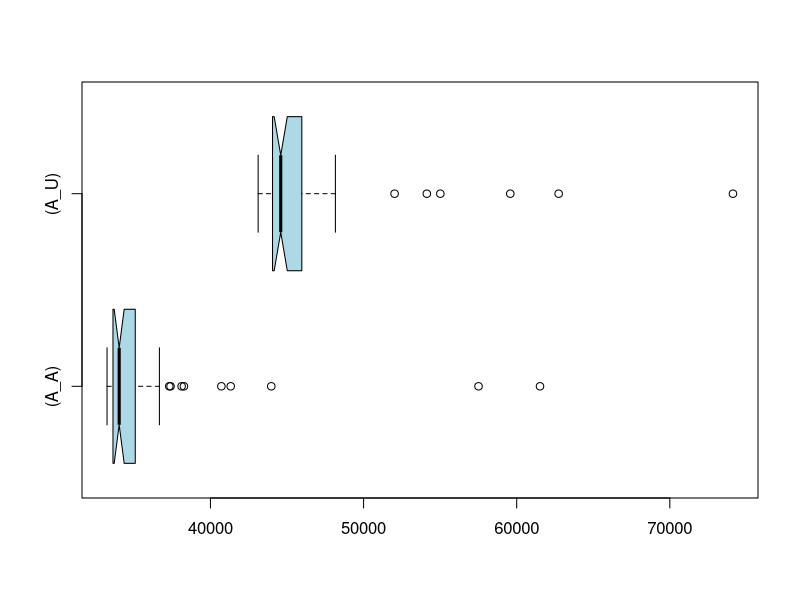

This figure's R source:
if (exists("A_A")) remove("A_A")
if (exists("A_U")) remove("A_U")
if (exists("C_A")) remove("C_A")
if (exists("C_U")) remove("C_U")
A_U<-c(78160,79209,77609,78946,79232,78997,78845,81546,82000,76618,79868,78318,80433,83194,78940,111301,79687,76925,79661,85436,85410,82510,78645,76665,131497,81368,78152,78316,77618,79944,78229,78077,96027,78145,79440,77327,77744,92291,79885,97592,81934,78460,76485,78073,105697,81461,78716,77734,78718,81475)
A_A<-c(2041497,1118799,1175782,1114999,1125601,1109963,1152239,1120919,1143445,1153327,1113433,1115499,1117435,1118420,1116070,1240817,1264811,1216705,1112716,1134531,1125238,1117847,1126544,1103208,1459145,1908308,1143741,1112795,1144586,1139830,1164401,1114366,1137145,1238118,1146141,1127049,1126736,1176386,1269820,1371195,1351002,1105707,1145167,1105186,1131993,1151874,1110150,1116647,1126832,1103940)

for (i in 1:length(A_A)) {
   A_A[i]=A_A[i]/33.183;
   A_U[i]=A_U[i]/1.774;
}

if (exists("A_U")) boxplot.stats(A_U)
if (exists("A_A")) boxplot.stats(A_A)
if (exists("C_U")) boxplot.stats(C_U)
if (exists("C_A")) boxplot.stats(C_A)
if (exists("C_U")) summary(C_U)
if (exists("C_A")) summary(C_A)
if (exists("A_U")) summary(A_U)
if (exists("A_A")) summary(A_A)

if (exists("A_U")) boxplot(A_A,A_U,col="lightblue",horizontal=TRUE,match=TRUE,names=c("(A_A)","(A_U)"),notch=TRUE)
if (exists("C_U")) boxplot(C_A,C_U,col="lightblue",horizontal=TRUE,match=TRUE,names=c("(C_A)","(C_U)"),notch=TRUE)
